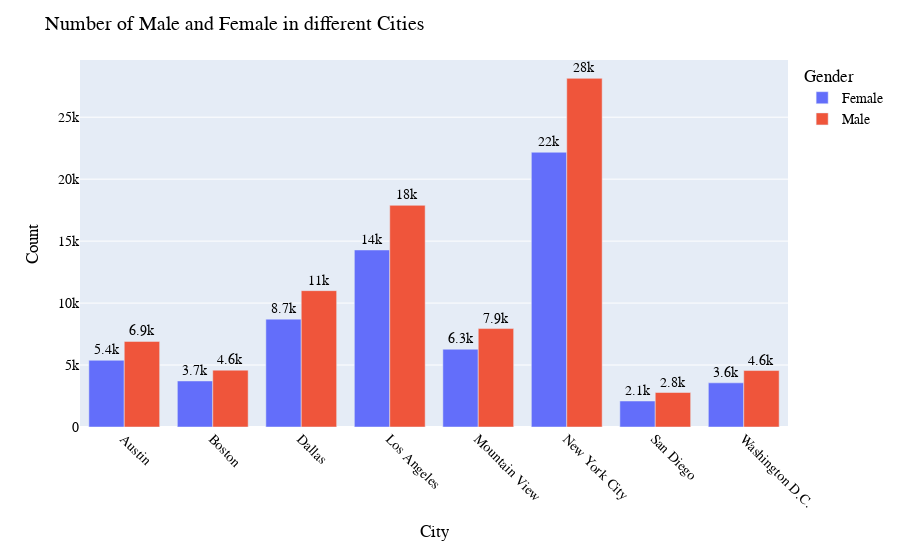

Source (notebook cell):
### Code cell
gender_city = veri.groupby(['Gender','City']).count().reset_index()

fig = px.bar(data_frame = gender_city, 
             x = 'City', y = 'Number',
             color = 'Gender', barmode = 'group',
             text = 'Number', height = 550)

fig.update_layout(title = 'Number of Male and Female in different Cities',
                  yaxis_title = 'Count',
                  legend_title = 'Gender',
                  font = dict(family = "Courier New, monospace",
                              size = 14, color = 'black')
                  )

fig.update_traces(texttemplate='%{text:.2s}', textposition='outside')

fig.update_xaxes(tickangle=45)

fig.show()

### Figure 1 — Plotly figure (JSON) as saved in the notebook; plotly's stock layout.template omitted (floating-point values rounded to 4 significant figures)
{"data": [{"alignmentgroup": "True", "hovertemplate": "Gender=Female<br>City=%{x}<br>Number=%{text}<extra></extra>", "legendgroup": "Female", "marker": {"color": "#636efa", "pattern": {"shape": ""}}, "name": "Female", "offsetgroup": "Female", "orientation": "v", "showlegend": true, "text": [5385, 3715, 8705, 14285, 6276, 22172, 2098, 3564], "textposition": "outside", "texttemplate": "%{text:.2s}", "type": "bar", "x": ["Austin", "Boston", "Dallas", "Los Angeles", "Mountain View", "New York City", "San Diego", "Washington D.C."], "xaxis": "x", "y": [5385, 3715, 8705, 14285, 6276, 22172, 2098, 3564], "yaxis": "y"}, {"alignmentgroup": "True", "hovertemplate": "Gender=Male<br>City=%{x}<br>Number=%{text}<extra></extra>", "legendgroup": "Male", "marker": {"color": "#EF553B", "pattern": {"shape": ""}}, "name": "Male", "offsetgroup": "Male", "orientation": "v", "showlegend": true, "text": [6907, 4586, 11002, 17888, 7943, 28135, 2783, 4556], "textposition": "outside", "texttemplate": "%{text:.2s}", "type": "bar", "x": ["Austin", "Boston", "Dallas", "Los Angeles", "Mountain View", "New York City", "San Diego", "Washington D.C."], "xaxis": "x", "y": [6907, 4586, 11002, 17888, 7943, 28135, 2783, 4556], "yaxis": "y"}], "layout": {"barmode": "group", "font": {"color": "black", "family": "Courier New, monospace", "size": 14}, "height": 550, "legend": {"title": {"text": "Gender"}, "tracegroupgap": 0}, "margin": {"t": 60}, "title": {"text": "Number of Male and Female in different Cities"}, "xaxis": {"anchor": "y", "domain": [0, 1], "tickangle": 45, "title": {"text": "City"}}, "yaxis": {"anchor": "x", "domain": [0, 1], "title": {"text": "Count"}}}}
